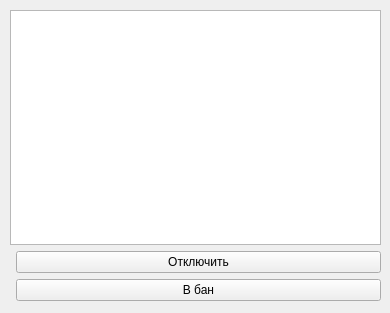
<?xml version="1.0" encoding="UTF-8"?>
<ui version="4.0">
 <class>UsersList</class>
 <widget class="QMainWindow" name="UsersList">
  <property name="geometry">
   <rect>
    <x>0</x>
    <y>0</y>
    <width>390</width>
    <height>313</height>
   </rect>
  </property>
  <property name="windowTitle">
   <string>Список пользователей</string>
  </property>
  <widget class="QWidget" name="centralwidget">
   <widget class="QWidget" name="formLayoutWidget">
    <property name="geometry">
     <rect>
      <x>10</x>
      <y>10</y>
      <width>371</width>
      <height>291</height>
     </rect>
    </property>
    <layout class="QFormLayout" name="formLayout">
     <item row="2" column="1">
      <widget class="QPushButton" name="btnBan">
       <property name="text">
        <string>В бан</string>
       </property>
      </widget>
     </item>
     <item row="1" column="1">
      <widget class="QPushButton" name="btnEnableDisable">
       <property name="text">
        <string>Отключить</string>
       </property>
      </widget>
     </item>
     <item row="0" column="0" colspan="2">
      <widget class="QListView" name="listUsers"/>
     </item>
    </layout>
   </widget>
  </widget>
 </widget>
 <resources/>
 <connections/>
</ui>
